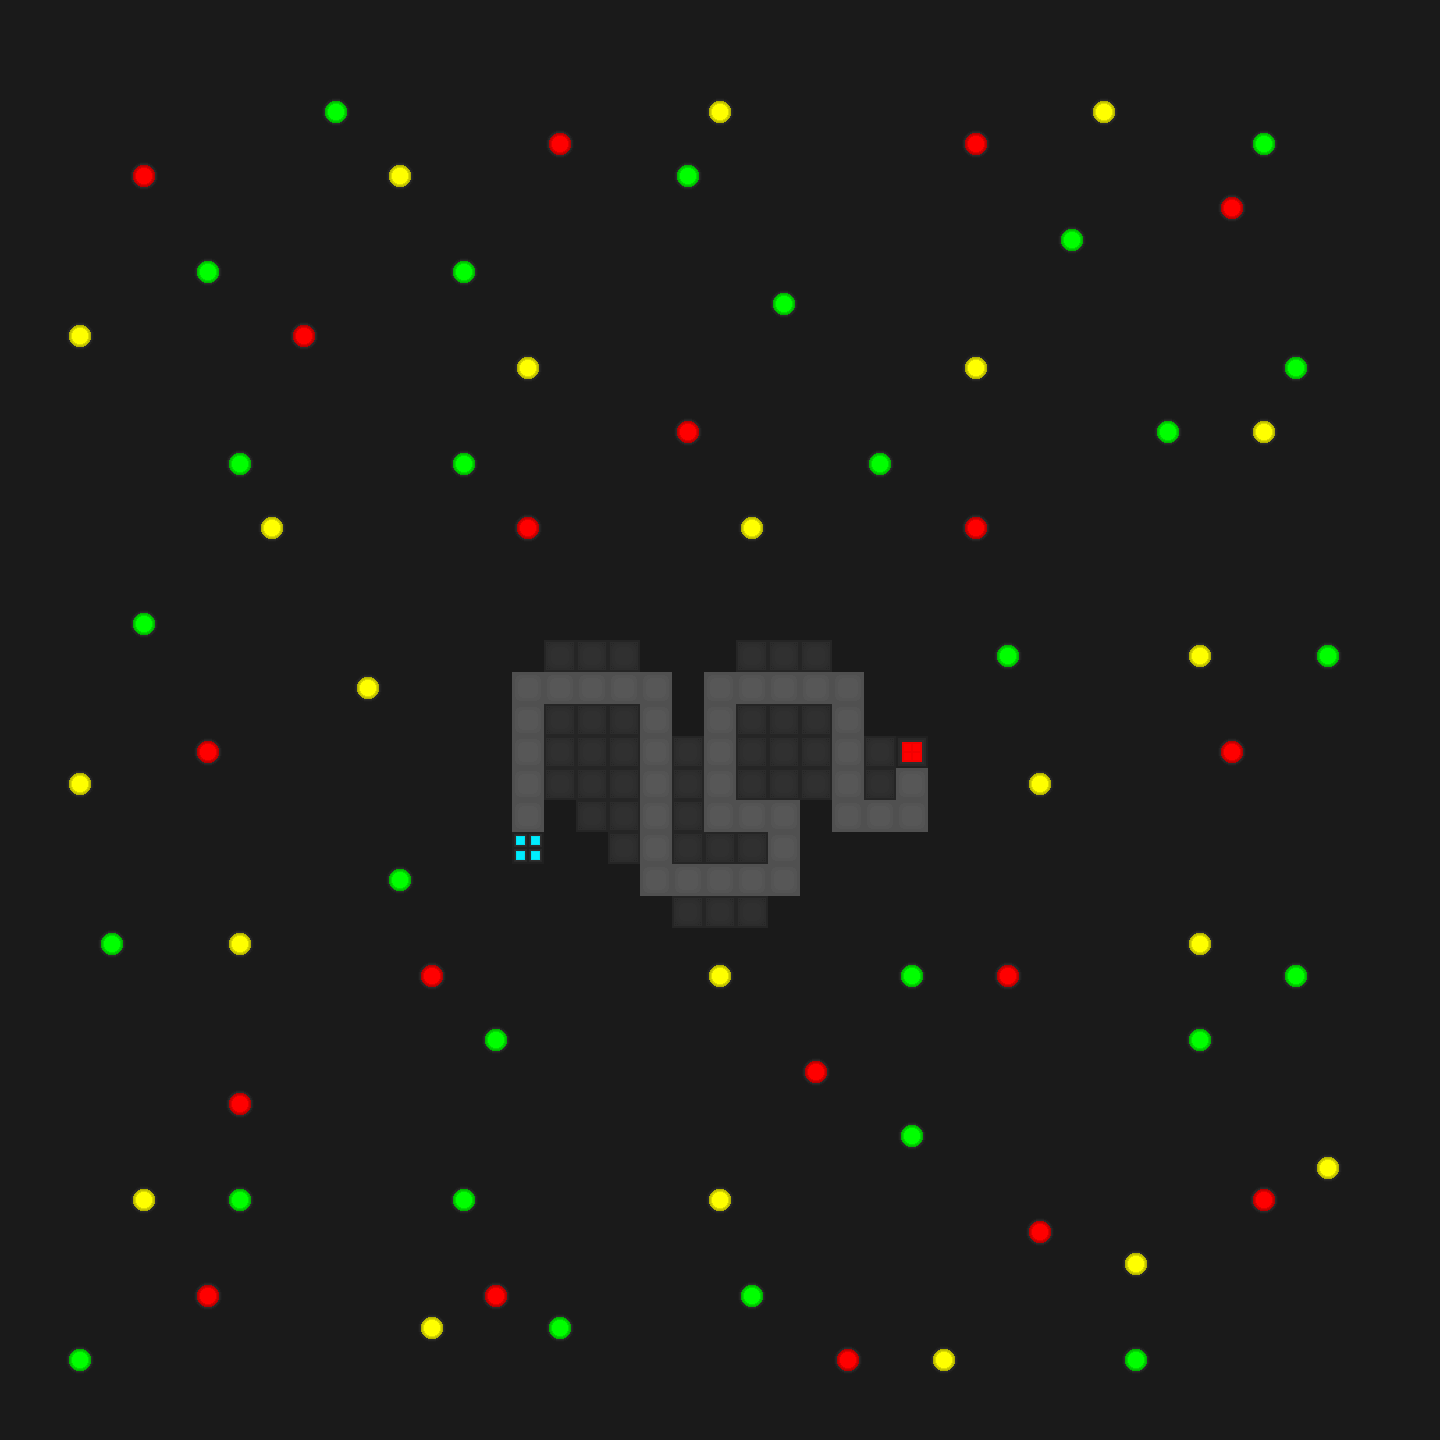

Rendered tile map (Tiled .tmx) drawn with the repository's tilesets; below, a short description and the map source with its tile grids summarised:
An orthogonal 45x45 tile map with 32x32 px tiles, 5 tile layers (background, enemy_base, player_base, road, ...).

<map version="1.10" tiledversion="1.11.2" orientation="orthogonal" renderorder="right-down" width="45" height="45" tilewidth="32" tileheight="32" infinite="0" nextlayerid="6" nextobjectid="1">
 <tileset firstgid="1" source="tile_sheet.tsx" />
 <layer id="1" name="background" width="45" height="45">
  <data>[2025 cells, 2025 non-empty, 4 distinct tile ids]</data>
 </layer>
 <layer id="2" name="enemy_base" width="45" height="45">
  <data>[2025 cells, 1 non-empty, 1 distinct tile ids]</data>
 </layer>
 <layer id="3" name="player_base" width="45" height="45">
  <data>[2025 cells, 1 non-empty, 1 distinct tile ids]</data>
 </layer>
 <layer id="4" name="road" width="45" height="45">
  <data>[2025 cells, 38 non-empty, 1 distinct tile ids]</data>
 </layer>
 <layer id="5" name="platforms" width="45" height="45">
  <data>[2025 cells, 38 non-empty, 1 distinct tile ids]</data>
 </layer>
</map>
